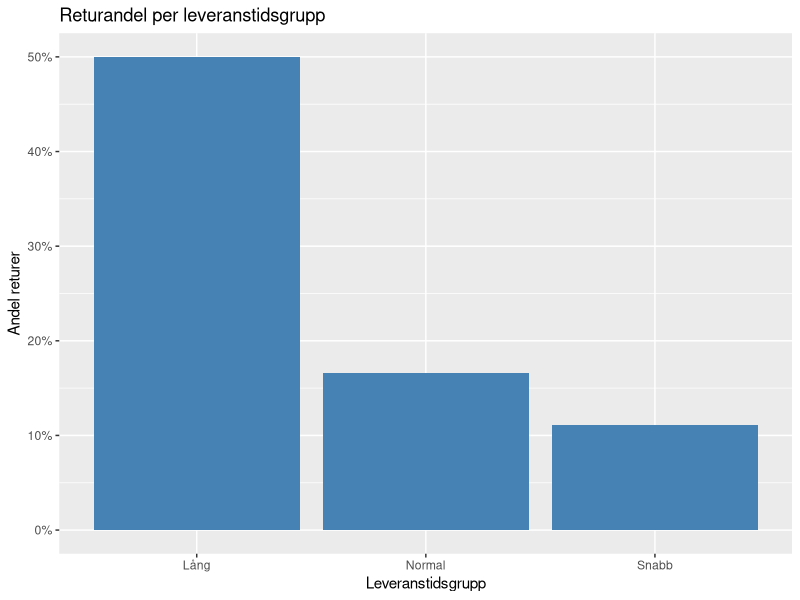

Write R code to recreate this figure.
# 05_analys_leveranstid_och_returer.R

library(dplyr)
library(ggplot2)
library(readr)

# Läs in den städade datan

data_raw <- read_csv("data/bearbetad/ecommerce_orders_stadad.csv", show_col_types = FALSE)

# Skapa mapp för figurer om den inte finns
dir.create("resultat/figurer", recursive = TRUE, showWarnings = FALSE)

# Kontrollera data - använd rätt kolumnnamn
str(data_raw)

summary(data_raw$shipping_days)       # Ändrat från Leveranstid
table(data_raw$returned)              # Ändrat från nreturstatus

data <- data_raw

data_clean <- data %>%
  
  filter(
    
    !is.na(shipping_days),
    
    !is.na(returned)
    
  ) %>%
  
  mutate(
    
    retur = ifelse(returned == "Yes", 1, 0)
    
  )

# Jämför leversantid mellan retur och icke retur
data_clean %>%
  
  group_by(retur) %>%
  
  summarise(
    
    antal = n(),
    
    medel_leveranstid = mean(shipping_days),
    
    median_leveranstid = median(shipping_days)
    
  )

# Skapa leveranstidsgrupper och beräkna returandel
retur_tabell <- data_clean %>%
  
  mutate(
    
    leveranstidsgrupp = case_when(
      
      shipping_days <= 3 ~ "Snabb",
      
      shipping_days <= 7 ~ "Normal",
      
      TRUE ~ "Lång"
      
    )
    
  ) %>%
  
  group_by(leveranstidsgrupp) %>%
  
  summarise(
    
    antal_ordrar = n(),
    
    returandel = mean(retur)
    
  )

print(retur_tabell)

names(data)

# skapa diagram


fig5 <- ggplot(retur_tabell,
       
       aes(x = leveranstidsgrupp, y = returandel)) +
  
  geom_col(fill = "steelblue") +
  
  scale_y_continuous(labels = scales::percent) +
  
  labs(
    
    title = "Returandel per leveranstidsgrupp",
    
    x = "Leveranstidsgrupp",
    
    y = "Andel returer"
    
  )

ggsave("resultat/figurer/fig5_returgrad_per_leveranstidsgrupp.png", 
       plot = fig5, width = 8, height = 5, dpi = 150)

cat("Figuren sparad i resultat/figurer.\n\n")
